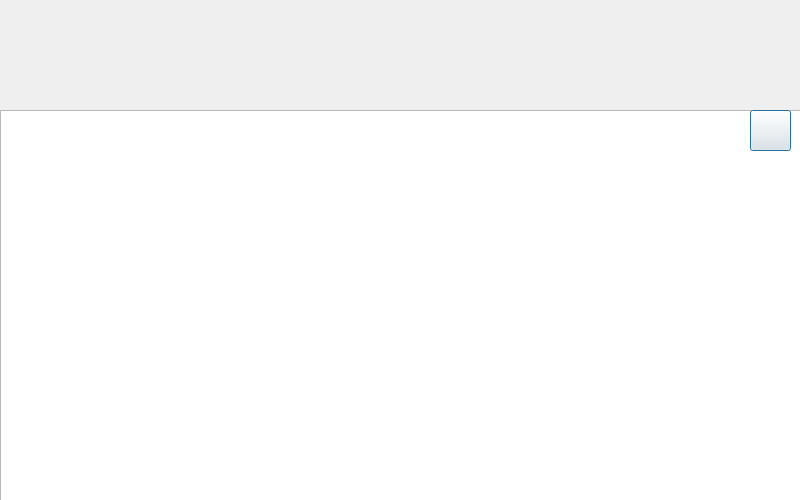
<?xml version="1.0" encoding="UTF-8"?>
<ui version="4.0">
 <class>Dialog</class>
 <widget class="QDialog" name="Dialog">
  <property name="geometry">
   <rect>
    <x>0</x>
    <y>0</y>
    <width>800</width>
    <height>500</height>
   </rect>
  </property>
  <property name="windowTitle">
   <string>Dialog</string>
  </property>
  <property name="styleSheet">
   <string notr="true"/>
  </property>
  <widget class="QLabel" name="logo">
   <property name="geometry">
    <rect>
     <x>0</x>
     <y>0</y>
     <width>801</width>
     <height>111</height>
    </rect>
   </property>
   <property name="text">
    <string/>
   </property>
   <property name="pixmap">
    <pixmap>resources/PERTINAX.jpg</pixmap>
   </property>
   <property name="scaledContents">
    <bool>true</bool>
   </property>
   <property name="alignment">
    <set>Qt::AlignCenter</set>
   </property>
  </widget>
  <widget class="QTableWidget" name="tableWidget">
   <property name="geometry">
    <rect>
     <x>0</x>
     <y>110</y>
     <width>801</width>
     <height>391</height>
    </rect>
   </property>
  </widget>
  <widget class="QPushButton" name="refresh">
   <property name="geometry">
    <rect>
     <x>750</x>
     <y>110</y>
     <width>41</width>
     <height>41</height>
    </rect>
   </property>
   <property name="text">
    <string/>
   </property>
   <property name="icon">
    <iconset>
     <normaloff>resources/Refresh.png</normaloff>resources/Refresh.png</iconset>
   </property>
   <property name="iconSize">
    <size>
     <width>32</width>
     <height>32</height>
    </size>
   </property>
  </widget>
 </widget>
 <resources/>
 <connections/>
</ui>
